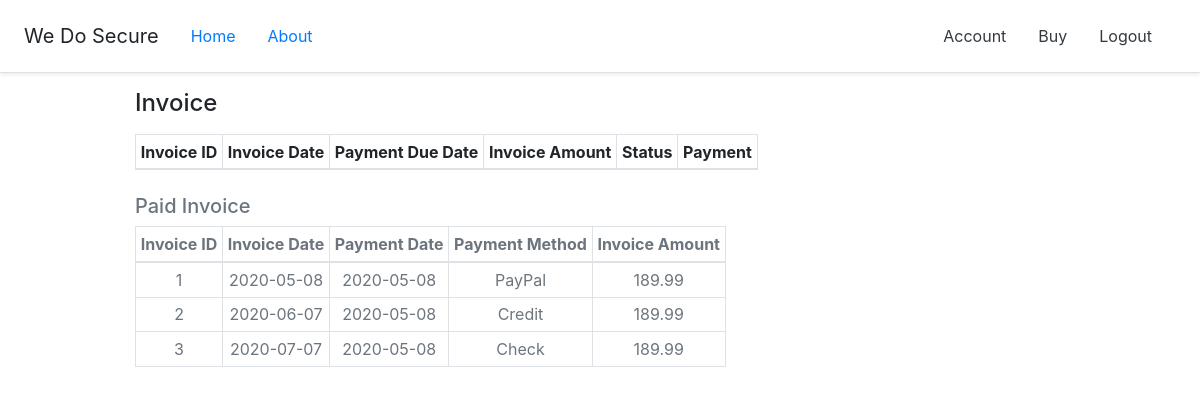
Page /invoices/1 (signed in) on the committed database.
### insurance/models.py (models this page shows, shortened)
class Invoice(db.Model):
    id = db.Column(db.Integer, primary_key=True)
    invoice_date = db.Column(db.Date, nullable=False)
    payment_due_date = db.Column(db.Date, nullable=False)
    invoice_amount = db.Column(db.Numeric(scale=2), nullable=False)
    status = db.Column(db.String(1), nullable=False)
    insurance_id = db.Column(db.Integer, db.ForeignKey('insurance.id'), nullable=False)
    payment = db.relationship('Payment', backref='invoice', lazy=True)

class Payment(db.Model):
    id = db.Column(db.Integer, primary_key=True)
    payment_date = db.Column(db.Date, nullable=False)
    method = db.Column(db.String(1), nullable=False)
    invoice_id = db.Column(db.Integer, db.ForeignKey('invoice.id'), nullable=False)

### insurance/routes.py (the view)
@app.route('/invoices/<insurance_id>')
@login_required
def invoices(insurance_id):
    insurance = Insurance.query.get(insurance_id)
    return render_template('invoices.html', title='invoices', insurance=insurance)

### insurance/models.py (called while the page is built)
@login_manager.user_loader
def load_user(user_id):
    return Customer.query.get(int(user_id))

### insurance/templates/invoices.html (shortened to what this page needs)
{% extends "layout.html" %}
{% block content %}
    <h4 class="mb-3">Invoice</h4>
    <table class="table-sm table-bordered text-center">
        <thead>
            <tr>
                <th scope="col">Invoice ID</th>
                <th scope="col">Invoice Date</th>
                <th scope="col">Payment Due Date</th>
                <th scope="col">Invoice Amount</th>
                <th scope="col">Status</th>
                <th scope="col">Payment</th>
            </tr>
        </thead>
    </table>
    <div class="text-muted">
        <h5 class="mt-4">Paid Invoice</h5>
        <table class="table-sm table-bordered text-center">
            <thead>
                <tr>
                    <th scope="col">Invoice ID</th>
                    <th scope="col">Invoice Date</th>
                    <th scope="col">Payment Date</th>
                    <th scope="col">Payment Method</th>
                    <th scope="col">Invoice Amount</th>
                </tr>
            </thead>
            <tbody>
                {% for invoice in insurance.invoices %}
                    {% if invoice.status == 'P' %}
                        <tr>
                            <td>{{ invoice.id }}</td>
                            <td>{{ invoice.invoice_date }}</td>
                            <td>{{ invoice.payment[0].payment_date }}</td>
                            <td>
                                {% if invoice.payment[0].method == 'P' %}
                                    PayPal
                                {% elif invoice.payment[0].method == 'C' %}
                                    Credit
                                {% elif invoice.payment[0].method == 'D' %}
                                    Debit
                                {% else %}
                                    Check
                                {% endif %}
                            </td>
                            <td>{{ invoice.invoice_amount }}</td>
                        </tr>
                    {% endif %}
                {% endfor %}
            </tbody>
        </table>
    </div>
{% endblock content %}

### insurance/static/main.css (style rules this page uses)
html { font-size: 14px; }
@media (min-width: 768px) { html { font-size: 16px; } }

### rows in the picture
Invoice: id "1", invoice_date "2020-05-08", payment_date "2020-05-08", shows "PayPal", invoice_amount "189.99"
Invoice: id "2", invoice_date "2020-06-07", payment_date "2020-05-08", shows "Credit", invoice_amount "189.99"
Invoice: id "3", invoice_date "2020-07-07", payment_date "2020-05-08", shows "Check", invoice_amount "189.99"
